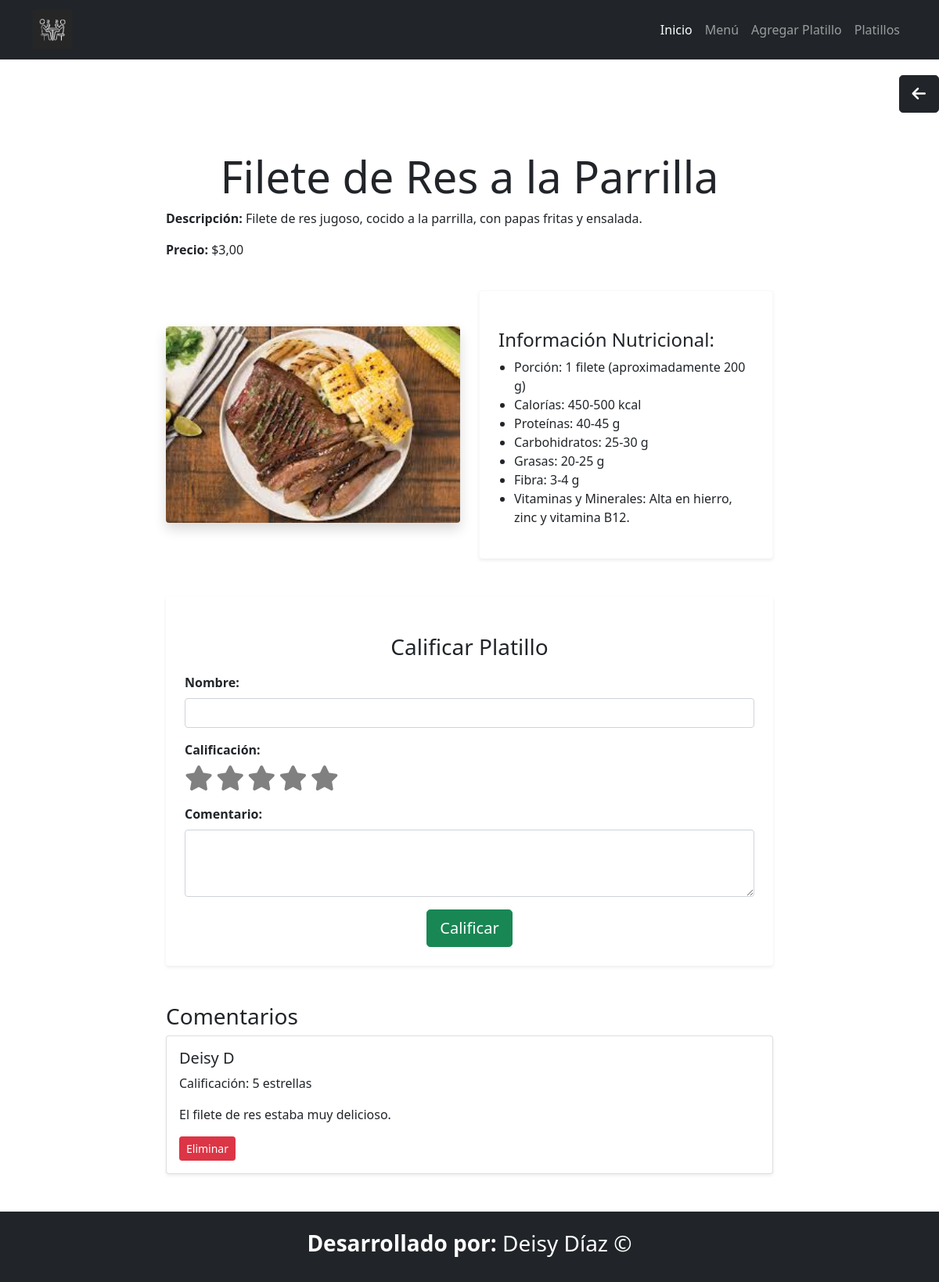
The page /platillo/5/ on the database its author committed.
### Aplicaciones/Comida/models.py (models this page shows, shortened)
class Platillo (models.Model):
    TIPOS_PLATILLOS = [
        ('Sopa', 'Sopa'),
        ('Segundo', 'Segundo'),
        ('Bebida', 'Bebida'),
        ('Postre', 'Postre'),
        ('Otro', 'Otro'),
    ]
    id=models.AutoField(primary_key=True)
    nombre = models.CharField(max_length=100)
    descripcion = models.TextField()
    tipo = models.CharField(max_length=20, choices=TIPOS_PLATILLOS, default='otro')
    is_hidden = models.BooleanField(default=False)
    precio = models.DecimalField(max_digits=6, decimal_places=2)
    informacion_nutricional = models.TextField()
    fecha_disponible = models.DateField()
    foto_platillo=models.ImageField( upload_to='fotos_platillo/', null=True, blank=True)

class Calificacion(models.Model):
    platillo = models.ForeignKey(Platillo, on_delete=models.CASCADE)
    usuario = models.CharField(max_length=100)
    calificacion = models.IntegerField(choices=[(1, '1 estrella'), (2, '2 estrellas'), (3, '3 estrellas'), (4, '4 estrellas'), (5, '5 estrellas')])
    comentario = models.TextField(blank=True, null=True)

### Aplicaciones/Comida/views.py (the view, shortened to what this page needs)
# urls.py: path('platillo/<int:platillo_id>/', views.platillo_detalle, name='platillo_detalle'),
def platillo_detalle(request, platillo_id):
    platillo = get_object_or_404(Platillo, id=platillo_id)
    calificaciones = Calificacion.objects.filter(platillo=platillo)
    return render(request, 'platillo_detalle.html', {
        'platillo': platillo,
        'calificaciones': calificaciones
    })

### Aplicaciones/Comida/templates/platillo_detalle.html (shortened to what this page needs)
{% extends "plantilla.html" %}
{% block contenido %}
<div class="text-end mt-4">
    <a href="{% url 'menu_filtrado' %}" class="btn btn-dark btn-lg">
        <i class="fa fa-arrow-left"></i>
    </a>
</div>
<div class="container mt-5" style="max-width: 800px; margin: 0 auto;">
    <div class="row mb-4">
        <div class="col-12">
            <h2 class="display-4 font-weight-bold text-center">{{ platillo.nombre }}</h2>
            <p class="text-justify"><b>Descripción:</b> {{ platillo.descripcion }}</p>
            <p><b>Precio:</b> ${{ platillo.precio }}</p>
        </div>
    </div>
    <div class="row mb-5 align-items-center">
        <div class="col-md-6">
            {% if platillo.foto_platillo %}
                <img src="{{ platillo.foto_platillo.url }}" class="img-fluid rounded shadow" alt="{{ platillo.nombre }}" style="max-height: 350px; object-fit: cover; width: 100%;">
            {% else %}
                <img src="/media/fotos_platillo/default.jpg" class="img-fluid rounded shadow" alt="{{ platillo.nombre }}" style="max-height: 350px; object-fit: cover; width: 100%;">
            {% endif %}
        </div>
        <div class="col-md-6">
            <div class="card shadow-sm border-light rounded p-4 h-100">
                <h4 class="mt-4">Información Nutricional:</h4>
                <ul style="list-style-type: disc; padding-left: 20px;">
                    {% for item in platillo.informacion_nutricional.splitlines %}
                        <li>{{ item }}</li>
                    {% endfor %}
                </ul>
            </div>
        </div>
    </div>
    <div class="bg-white p-4 rounded shadow-sm">
        <h3 class="mt-4 mb-3 text-center">Calificar Platillo</h3>
        <form method="post">
            <div class="mb-3">
                <label for="usuario" class="form-label"><b>Nombre:</b></label>
                <input type="text" class="form-control" id="usuario" name="usuario" required>
            </div>
            <div class="mb-3">
                <label for="calificacion" class="form-label"><b>Calificación:</b></label>
                <div id="calificacion" class="rating">
                    <label for="star1" class="fa fa-star star"></label>
                    <label for="star2" class="fa fa-star star"></label>
                    <label for="star3" class="fa fa-star star"></label>
                    <label for="star4" class="fa fa-star star"></label>
                    <label for="star5" class="fa fa-star star"></label>
                </div>
            </div>
            <div class="mb-3">
                <label for="comentario" class="form-label"><b>Comentario:</b></label>
                <textarea class="form-control" id="comentario" name="comentario" rows="3"></textarea>
            </div>
            <div class="text-center">
                <button type="submit" class="btn btn-success btn-lg">Calificar</button>
            </div>
        </form>
    </div>
    <h3 class="mt-5">Comentarios</h3>
    {% for calificacion in calificaciones %}
        <div class="card mb-4 shadow-sm">
            <div class="card-body">
                <h5 class="card-title">{{ calificacion.usuario }}</h5>
                <p class="card-text">Calificación: {{ calificacion.calificacion }} estrellas</p>
                <p class="card-text">{{ calificacion.comentario }}</p>
                <form method="post" class="d-inline">
                    <button type="submit" class="btn btn-danger btn-sm" onclick="return confirm('¿Estás seguro de que deseas eliminar esta calificación?');">Eliminar</button>
                </form>
            </div>
        </div>
    {% empty %}
        <p class="text-muted">No hay comentarios aún.</p>
    {% endfor %}
</div>
{% endblock %}

### Aplicaciones/Comida/templates/platillo_detalle.html (style rules this page uses)
.star { font-size: 2rem; color: gray; cursor: pointer; transition: color 0.3s; }

### rows shown on the page
Platillo: nombre "Filete de Res a la Parrilla", descripcion "Filete de res jugoso, cocido a la parrilla, con papas fritas y ensalada.", precio "3,00", foto_platillo (picture)
Calificacion: usuario "Deisy D", calificacion "5", comentario "El filete de res estaba muy delicioso."

### other values the page prints
{{ item }} "Porción: 1 filete (aproximadamente 200 g)" "Calorías: 450-500 kcal" "Proteínas: 40-45 g" "Carbohidratos: 25-30 g" "Grasas: 20-25 g" "Fibra: 3-4 g" "Vitaminas y Minerales: Alta en hierro, zinc y vitamina B12."
